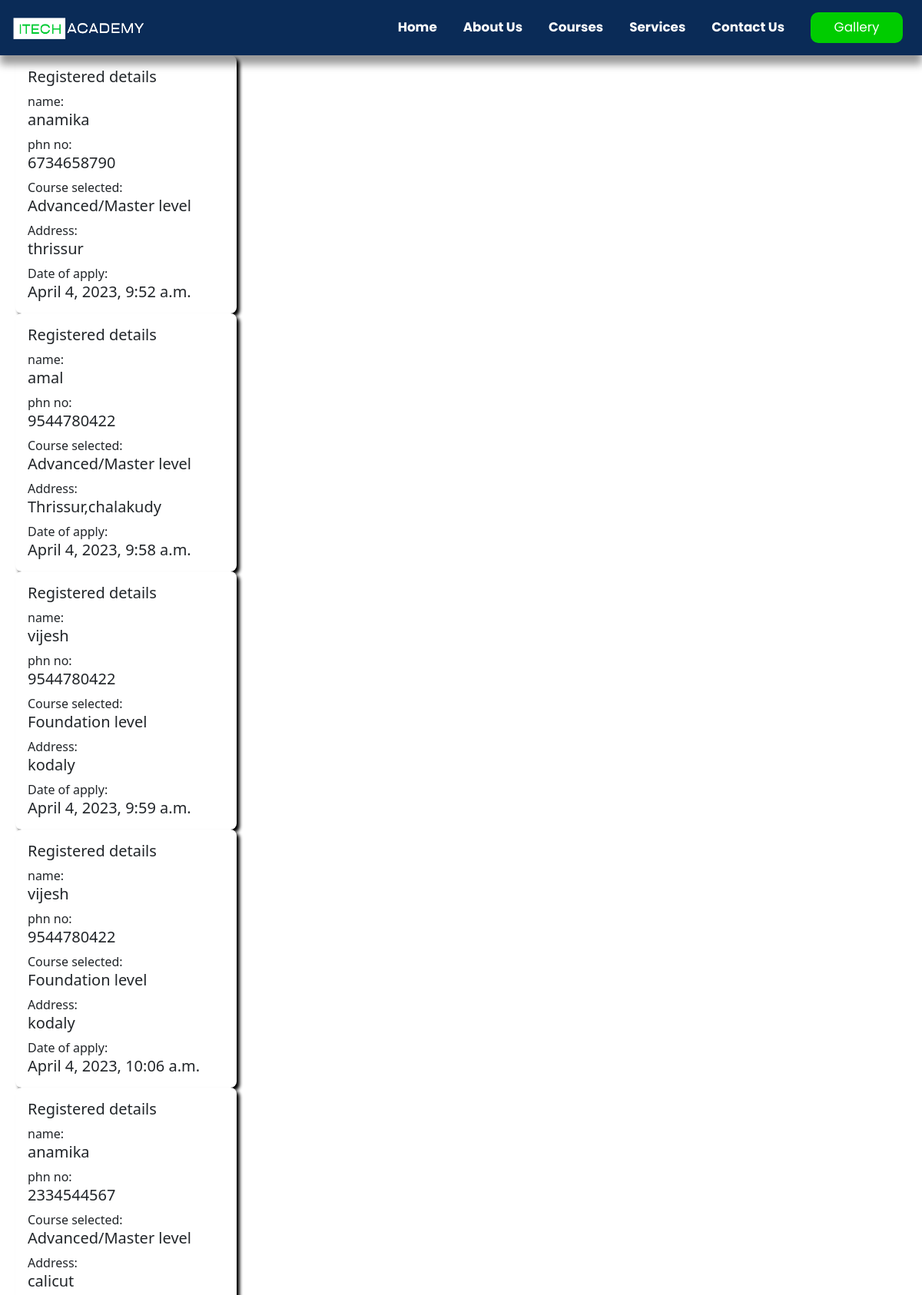
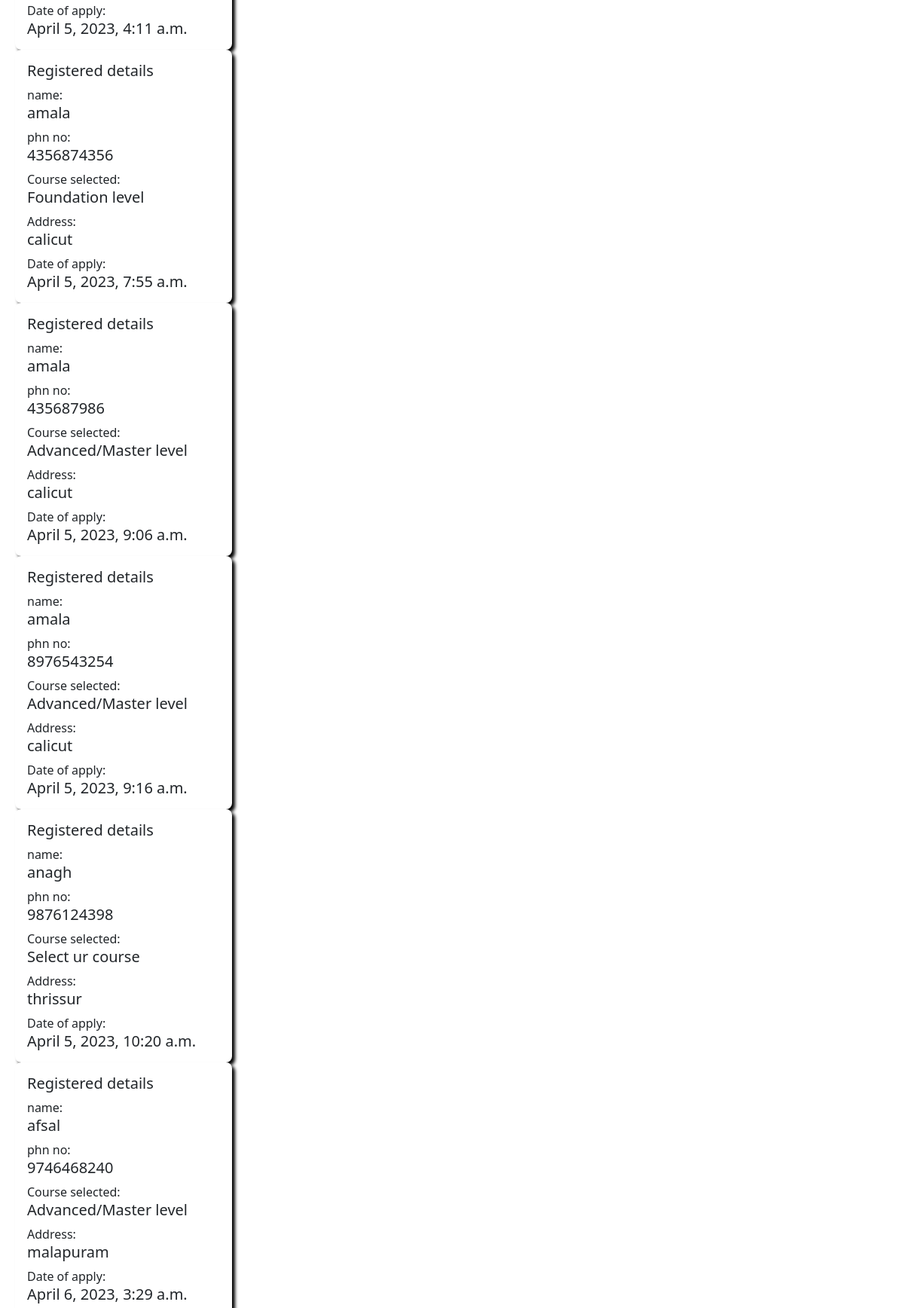
Screenshot of /view/ (upper part) with the database file from the repository (2 pictures, top to bottom).
### school/models.py (models this page shows)
class user(models.Model):
    first_name = models.CharField(max_length=30,null=False)
    last_name = models.CharField(max_length=30)
    phone = models.IntegerField()
    email = models.EmailField(blank = False)
    date_of_birth = models.DateField()
    mark1 = models.IntegerField(default='5')
    course = models.CharField(max_length=30)
    address=models.TextField()
    date_created = models.DateTimeField(auto_now_add=True)
    qualification= models.CharField(max_length=30,default='Qualification')
    parent_name = models.CharField(max_length=30,default='name')
    parent_number = models.IntegerField(max_length=30,default='000')
    parent_occupation = models.CharField(max_length=30,default='occupation')
    def __str__(self):
        return self.first_name

### school/views.py (the view)
# urls.py: path('view/', views.view,name='view'),
def view(request):
    students=user.objects.all()
    context={
        'students': students
    }
    print(context)
    return render(request,'view.html',context)

### school/templates/view.html
{% include "base.html"%}
{% load static%}
    <div class="card-columns">
        {% for view in students %}
           <div class="card" style="width:18rem;height: 21rem;margin-left: 20px;border-radius: 8px;box-shadow: 4px 4px 4px black;">
              <div class="card-body">
                <h5 class="card-title" >Registered details</h5>
                <label>name:</label>  <h5 class="card-title" >{{view.first_name}}</h5>
                <label>phn no:</label> <h5>{{view.phone}}</h5>
                <label>Course selected:</label> <h5 class="card-title">{{view.course}}</h5>
                <label>Address:</label> <h5 class="card-text">{{view.address}}</h5>
                <label>Date of apply:</label> <h5 class="card-text">{{view.date_created}}</h5>
              </div>
            </div>
        {% endfor %}
    </div>

### rows the page displays
user: first_name "anamika", phone "6734658790", course "Advanced/Master level", address "thrissur", date_created "April 4, 2023, 9:52 a.m."
user: first_name "amal", phone "9544780422", course "Advanced/Master level", address "Thrissur,chalakudy", date_created "April 4, 2023, 9:58 a.m."
user: first_name "vijesh", phone "9544780422", course "Foundation level", address "kodaly", date_created "April 4, 2023, 9:59 a.m."
user: first_name "vijesh", phone "9544780422", course "Foundation level", address "kodaly", date_created "April 4, 2023, 10:06 a.m."
user: first_name "anamika", phone "2334544567", course "Advanced/Master level", address "calicut", date_created "April 5, 2023, 4:11 a.m."
user: first_name "amala", phone "4356874356", course "Foundation level", address "calicut", date_created "April 5, 2023, 7:55 a.m."
user: first_name "amala", phone "435687986", course "Advanced/Master level", address "calicut", date_created "April 5, 2023, 9:06 a.m."
user: first_name "amala", phone "8976543254", course "Advanced/Master level", address "calicut", date_created "April 5, 2023, 9:16 a.m."
user: first_name "anagh", phone "9876124398", course "Select ur course", address "thrissur", date_created "April 5, 2023, 10:20 a.m."
user: first_name "afsal", phone "9746468240", course "Advanced/Master level", address "malapuram", date_created "April 6, 2023, 3:29 a.m."
